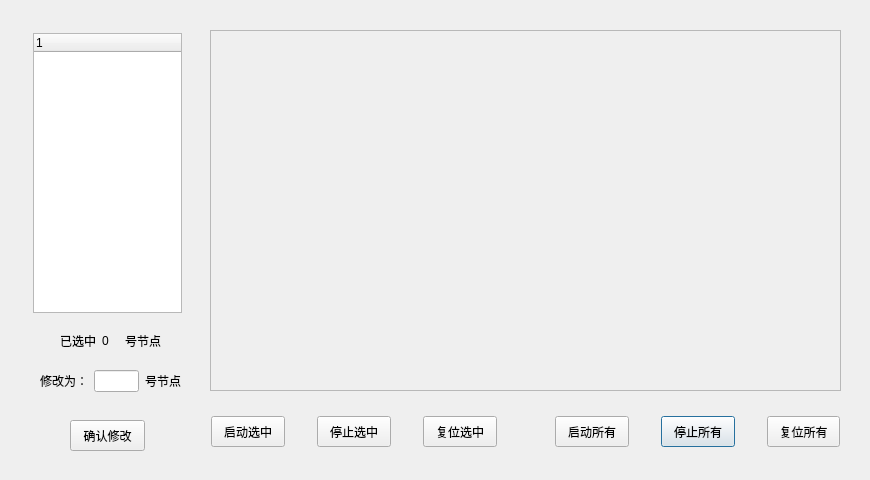
<?xml version="1.0" encoding="UTF-8"?>
<ui version="4.0">
 <class>IOStatus</class>
 <widget class="QDialog" name="IOStatus">
  <property name="geometry">
   <rect>
    <x>0</x>
    <y>0</y>
    <width>870</width>
    <height>480</height>
   </rect>
  </property>
  <property name="windowTitle">
   <string>Dialog</string>
  </property>
  <widget class="QScrollArea" name="scrollArea">
   <property name="geometry">
    <rect>
     <x>210</x>
     <y>30</y>
     <width>631</width>
     <height>361</height>
    </rect>
   </property>
   <property name="widgetResizable">
    <bool>true</bool>
   </property>
   <widget class="QWidget" name="scrollAreaWidgetContents">
    <property name="geometry">
     <rect>
      <x>0</x>
      <y>0</y>
      <width>629</width>
      <height>359</height>
     </rect>
    </property>
   </widget>
  </widget>
  <widget class="QPushButton" name="pb_StopAll">
   <property name="geometry">
    <rect>
     <x>661</x>
     <y>416</y>
     <width>74</width>
     <height>31</height>
    </rect>
   </property>
   <property name="text">
    <string>停止所有</string>
   </property>
  </widget>
  <widget class="QPushButton" name="pb_StartAll">
   <property name="geometry">
    <rect>
     <x>555</x>
     <y>416</y>
     <width>74</width>
     <height>31</height>
    </rect>
   </property>
   <property name="text">
    <string>启动所有</string>
   </property>
  </widget>
  <widget class="QPushButton" name="pb_ResetCur">
   <property name="geometry">
    <rect>
     <x>423</x>
     <y>416</y>
     <width>74</width>
     <height>31</height>
    </rect>
   </property>
   <property name="text">
    <string>复位选中</string>
   </property>
  </widget>
  <widget class="QPushButton" name="pb_StopCur">
   <property name="geometry">
    <rect>
     <x>317</x>
     <y>416</y>
     <width>74</width>
     <height>31</height>
    </rect>
   </property>
   <property name="text">
    <string>停止选中</string>
   </property>
  </widget>
  <widget class="QPushButton" name="pb_StartCur">
   <property name="geometry">
    <rect>
     <x>211</x>
     <y>416</y>
     <width>74</width>
     <height>31</height>
    </rect>
   </property>
   <property name="text">
    <string>启动选中</string>
   </property>
  </widget>
  <widget class="QPushButton" name="pb_ResetAll">
   <property name="geometry">
    <rect>
     <x>767</x>
     <y>416</y>
     <width>73</width>
     <height>31</height>
    </rect>
   </property>
   <property name="text">
    <string>复位所有</string>
   </property>
  </widget>
  <widget class="QPushButton" name="pb_SetCur">
   <property name="geometry">
    <rect>
     <x>70</x>
     <y>420</y>
     <width>75</width>
     <height>31</height>
    </rect>
   </property>
   <property name="text">
    <string>确认修改</string>
   </property>
  </widget>
  <widget class="QTreeWidget" name="treeWidget">
   <property name="geometry">
    <rect>
     <x>33</x>
     <y>33</y>
     <width>149</width>
     <height>280</height>
    </rect>
   </property>
   <column>
    <property name="text">
     <string notr="true">1</string>
    </property>
   </column>
  </widget>
  <widget class="QWidget" name="layoutWidget">
   <property name="geometry">
    <rect>
     <x>60</x>
     <y>330</y>
     <width>101</width>
     <height>21</height>
    </rect>
   </property>
   <layout class="QHBoxLayout" name="horizontalLayout">
    <item>
     <widget class="QLabel" name="label_3">
      <property name="text">
       <string>已选中</string>
      </property>
     </widget>
    </item>
    <item>
     <widget class="QLabel" name="label_CurID">
      <property name="enabled">
       <bool>true</bool>
      </property>
      <property name="text">
       <string>0</string>
      </property>
     </widget>
    </item>
    <item>
     <widget class="QLabel" name="label_2">
      <property name="text">
       <string>号节点</string>
      </property>
     </widget>
    </item>
   </layout>
  </widget>
  <widget class="QWidget" name="layoutWidget">
   <property name="geometry">
    <rect>
     <x>40</x>
     <y>370</y>
     <width>141</width>
     <height>22</height>
    </rect>
   </property>
   <layout class="QHBoxLayout" name="horizontalLayout_2">
    <item>
     <widget class="QLabel" name="label_4">
      <property name="text">
       <string>修改为：</string>
      </property>
     </widget>
    </item>
    <item>
     <widget class="QLineEdit" name="lineEdit"/>
    </item>
    <item>
     <widget class="QLabel" name="label_5">
      <property name="text">
       <string>号节点</string>
      </property>
     </widget>
    </item>
   </layout>
  </widget>
  <zorder>layoutWidget</zorder>
  <zorder>treeWidget</zorder>
  <zorder>layoutWidget</zorder>
  <zorder>scrollArea</zorder>
  <zorder>pb_StopAll</zorder>
  <zorder>pb_StartAll</zorder>
  <zorder>pb_ResetCur</zorder>
  <zorder>pb_StopCur</zorder>
  <zorder>pb_StartCur</zorder>
  <zorder>pb_ResetAll</zorder>
  <zorder>pb_SetCur</zorder>
 </widget>
 <resources/>
 <connections/>
</ui>
